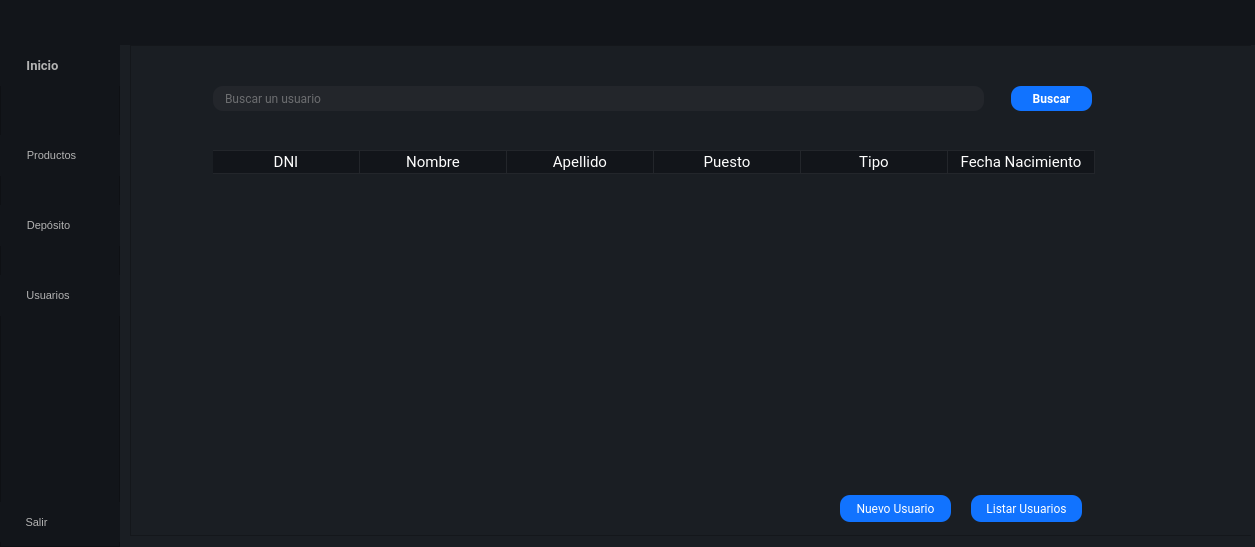
<?xml version="1.0" encoding="UTF-8"?>
<ui version="4.0">
 <class>MainWindow</class>
 <widget class="QMainWindow" name="MainWindow">
  <property name="geometry">
   <rect>
    <x>0</x>
    <y>0</y>
    <width>1255</width>
    <height>547</height>
   </rect>
  </property>
  <property name="windowTitle">
   <string>MainWindow</string>
  </property>
  <property name="styleSheet">
   <string notr="true">background-color: #1a1e23;
</string>
  </property>
  <widget class="QWidget" name="centralwidget">
   <property name="minimumSize">
    <size>
     <width>0</width>
     <height>0</height>
    </size>
   </property>
   <widget class="QFrame" name="Top_Bar">
    <property name="geometry">
     <rect>
      <x>0</x>
      <y>0</y>
      <width>1256</width>
      <height>45</height>
     </rect>
    </property>
    <property name="minimumSize">
     <size>
      <width>0</width>
      <height>45</height>
     </size>
    </property>
    <property name="maximumSize">
     <size>
      <width>16777215</width>
      <height>45</height>
     </size>
    </property>
    <property name="styleSheet">
     <string notr="true">background-color: #12151a;
</string>
    </property>
    <property name="frameShape">
     <enum>QFrame::NoFrame</enum>
    </property>
    <property name="frameShadow">
     <enum>QFrame::Raised</enum>
    </property>
    <layout class="QHBoxLayout" name="horizontalLayout">
     <property name="spacing">
      <number>0</number>
     </property>
     <property name="leftMargin">
      <number>0</number>
     </property>
     <property name="topMargin">
      <number>0</number>
     </property>
     <property name="rightMargin">
      <number>0</number>
     </property>
     <property name="bottomMargin">
      <number>0</number>
     </property>
     <item>
      <widget class="QLabel" name="label">
       <property name="minimumSize">
        <size>
         <width>0</width>
         <height>45</height>
        </size>
       </property>
       <property name="maximumSize">
        <size>
         <width>200</width>
         <height>51</height>
        </size>
       </property>
       <property name="text">
        <string/>
       </property>
       <property name="pixmap">
        <pixmap resource="img/img_oficiales.qrc">:/cct/logo-18.png</pixmap>
       </property>
       <property name="scaledContents">
        <bool>true</bool>
       </property>
       <property name="alignment">
        <set>Qt::AlignCenter</set>
       </property>
      </widget>
     </item>
    </layout>
   </widget>
   <widget class="QFrame" name="Content">
    <property name="geometry">
     <rect>
      <x>0</x>
      <y>45</y>
      <width>1254</width>
      <height>543</height>
     </rect>
    </property>
    <property name="frameShape">
     <enum>QFrame::NoFrame</enum>
    </property>
    <property name="frameShadow">
     <enum>QFrame::Raised</enum>
    </property>
    <widget class="QFrame" name="frame_left_menu">
     <property name="geometry">
      <rect>
       <x>0</x>
       <y>0</y>
       <width>130</width>
       <height>502</height>
      </rect>
     </property>
     <property name="minimumSize">
      <size>
       <width>120</width>
       <height>0</height>
      </size>
     </property>
     <property name="maximumSize">
      <size>
       <width>50</width>
       <height>16777215</height>
      </size>
     </property>
     <property name="styleSheet">
      <string notr="true">background-color: #12151a;</string>
     </property>
     <property name="frameShape">
      <enum>QFrame::StyledPanel</enum>
     </property>
     <property name="frameShadow">
      <enum>QFrame::Raised</enum>
     </property>
     <widget class="QPushButton" name="btn_usuarios_4">
      <property name="enabled">
       <bool>true</bool>
      </property>
      <property name="geometry">
       <rect>
        <x>-53</x>
        <y>0</y>
        <width>191</width>
        <height>41</height>
       </rect>
      </property>
      <property name="minimumSize">
       <size>
        <width>0</width>
        <height>40</height>
       </size>
      </property>
      <property name="font">
       <font>
        <family>Roboto</family>
        <pointsize>10</pointsize>
        <weight>75</weight>
        <bold>true</bold>
       </font>
      </property>
      <property name="cursor">
       <cursorShape>PointingHandCursor</cursorShape>
      </property>
      <property name="styleSheet">
       <string notr="true">QPushButton {
color: #b3b3b3;
background-color: #12151a;
border: none;
border-radius:10px;
padding:0 5px;
font-size: 10pt;
font-weight: bold;
font-family: Roboto
}

QPushButton:hover {
background-color: #23262b;
}

</string>
      </property>
      <property name="text">
       <string>Inicio</string>
      </property>
      <property name="icon">
       <iconset resource="img/img_oficiales.qrc">
        <normaloff>:/cct/Menú.png</normaloff>:/cct/Menú.png</iconset>
      </property>
      <property name="iconSize">
       <size>
        <width>60</width>
        <height>60</height>
       </size>
      </property>
     </widget>
     <widget class="QPushButton" name="btn_usuarios_6">
      <property name="enabled">
       <bool>true</bool>
      </property>
      <property name="geometry">
       <rect>
        <x>-34</x>
        <y>90</y>
        <width>171</width>
        <height>41</height>
       </rect>
      </property>
      <property name="minimumSize">
       <size>
        <width>0</width>
        <height>40</height>
       </size>
      </property>
      <property name="font">
       <font>
        <pointsize>-1</pointsize>
       </font>
      </property>
      <property name="cursor">
       <cursorShape>PointingHandCursor</cursorShape>
      </property>
      <property name="styleSheet">
       <string notr="true">QPushButton {
color: #b3b3b3;
background-color: #12151a;
border: none;
border-radius:10px;
padding:0 5px;
font-size: 11px;
}

QPushButton:hover {
background-color: #23262b;
}

</string>
      </property>
      <property name="text">
       <string>Productos</string>
      </property>
      <property name="icon">
       <iconset resource="img/img_oficiales.qrc">
        <normaloff>:/cct/Productos.png</normaloff>:/cct/Productos.png</iconset>
      </property>
      <property name="iconSize">
       <size>
        <width>60</width>
        <height>60</height>
       </size>
      </property>
     </widget>
     <widget class="QPushButton" name="btn_usuarios_7">
      <property name="enabled">
       <bool>true</bool>
      </property>
      <property name="geometry">
       <rect>
        <x>-37</x>
        <y>160</y>
        <width>171</width>
        <height>41</height>
       </rect>
      </property>
      <property name="minimumSize">
       <size>
        <width>0</width>
        <height>40</height>
       </size>
      </property>
      <property name="font">
       <font>
        <pointsize>-1</pointsize>
       </font>
      </property>
      <property name="cursor">
       <cursorShape>PointingHandCursor</cursorShape>
      </property>
      <property name="styleSheet">
       <string notr="true">QPushButton {
color: #b3b3b3;
background-color: #12151a;
border: none;
border-radius:10px;
padding:0 5px;
font-size: 11px;
}

QPushButton:hover {
background-color: #23262b;
}

</string>
      </property>
      <property name="text">
       <string>Depósito</string>
      </property>
      <property name="icon">
       <iconset resource="img/img_oficiales.qrc">
        <normaloff>:/cct/Deposito.png</normaloff>:/cct/Deposito.png</iconset>
      </property>
      <property name="iconSize">
       <size>
        <width>60</width>
        <height>60</height>
       </size>
      </property>
     </widget>
     <widget class="QPushButton" name="btn_usuarios_8">
      <property name="enabled">
       <bool>true</bool>
      </property>
      <property name="geometry">
       <rect>
        <x>-79</x>
        <y>457</y>
        <width>231</width>
        <height>40</height>
       </rect>
      </property>
      <property name="minimumSize">
       <size>
        <width>0</width>
        <height>40</height>
       </size>
      </property>
      <property name="font">
       <font>
        <pointsize>-1</pointsize>
       </font>
      </property>
      <property name="cursor">
       <cursorShape>PointingHandCursor</cursorShape>
      </property>
      <property name="styleSheet">
       <string notr="true">QPushButton {
color: #b3b3b3;
background-color: #12151a;
border: none;
border-radius:10px;
padding:0 5px;
font-size: 11px;
}

QPushButton:hover {
background-color: #23262b;
}

</string>
      </property>
      <property name="text">
       <string>Salir</string>
      </property>
      <property name="icon">
       <iconset resource="img/img_oficiales.qrc">
        <normaloff>:/cct/Exit.png</normaloff>:/cct/Exit.png</iconset>
      </property>
      <property name="iconSize">
       <size>
        <width>60</width>
        <height>60</height>
       </size>
      </property>
     </widget>
     <widget class="QPushButton" name="btn_usuarios_9">
      <property name="enabled">
       <bool>true</bool>
      </property>
      <property name="geometry">
       <rect>
        <x>-39</x>
        <y>230</y>
        <width>174</width>
        <height>41</height>
       </rect>
      </property>
      <property name="minimumSize">
       <size>
        <width>0</width>
        <height>40</height>
       </size>
      </property>
      <property name="font">
       <font>
        <pointsize>-1</pointsize>
       </font>
      </property>
      <property name="cursor">
       <cursorShape>PointingHandCursor</cursorShape>
      </property>
      <property name="styleSheet">
       <string notr="true">QPushButton {
color: #b3b3b3;
background-color: #12151a;
border: none;
border-radius:10px;
padding:0 5px;
font-size: 11px;
}

QPushButton:hover {
background-color: #23262b;
}

</string>
      </property>
      <property name="text">
       <string>Usuarios</string>
      </property>
      <property name="icon">
       <iconset resource="img/img_oficiales.qrc">
        <normaloff>:/cct/Usuarios.png</normaloff>:/cct/Usuarios.png</iconset>
      </property>
      <property name="iconSize">
       <size>
        <width>60</width>
        <height>60</height>
       </size>
      </property>
     </widget>
    </widget>
    <widget class="QStackedWidget" name="stackedWidget">
     <property name="geometry">
      <rect>
       <x>130</x>
       <y>0</y>
       <width>1121</width>
       <height>491</height>
      </rect>
     </property>
     <property name="styleSheet">
      <string notr="true">background-color: #1a1e23;
</string>
     </property>
     <property name="currentIndex">
      <number>1</number>
     </property>
     <widget class="QWidget" name="page_productos">
      <property name="styleSheet">
       <string notr="true">background-color: #1a1e23;
</string>
      </property>
      <widget class="QFrame" name="frame">
       <property name="geometry">
        <rect>
         <x>0</x>
         <y>0</y>
         <width>1201</width>
         <height>491</height>
        </rect>
       </property>
       <property name="frameShape">
        <enum>QFrame::StyledPanel</enum>
       </property>
       <property name="frameShadow">
        <enum>QFrame::Raised</enum>
       </property>
       <widget class="QGroupBox" name="groupBox">
        <property name="geometry">
         <rect>
          <x>40</x>
          <y>20</y>
          <width>990</width>
          <height>61</height>
         </rect>
        </property>
        <property name="minimumSize">
         <size>
          <width>990</width>
          <height>50</height>
         </size>
        </property>
        <property name="maximumSize">
         <size>
          <width>0</width>
          <height>70</height>
         </size>
        </property>
        <property name="styleSheet">
         <string notr="true">border:none</string>
        </property>
        <property name="title">
         <string/>
        </property>
        <widget class="QLineEdit" name="buscar_input">
         <property name="geometry">
          <rect>
           <x>43</x>
           <y>21</y>
           <width>771</width>
           <height>25</height>
          </rect>
         </property>
         <property name="styleSheet">
          <string notr="true">QLineEdit{
background-color: #23262b;
border-radius: 10px;
padding:0 10px;
color: #b3b3b3;
font-family:Roboto;

}


QLineEdit:focus{
border: 1px solid rgb(75, 75, 75);
}</string>
         </property>
         <property name="text">
          <string/>
         </property>
         <property name="placeholderText">
          <string>Buscar un producto</string>
         </property>
        </widget>
        <widget class="QPushButton" name="buscar_btn">
         <property name="geometry">
          <rect>
           <x>841</x>
           <y>21</y>
           <width>81</width>
           <height>25</height>
          </rect>
         </property>
         <property name="font">
          <font>
           <family>Roboto</family>
           <weight>75</weight>
           <bold>true</bold>
          </font>
         </property>
         <property name="cursor">
          <cursorShape>PointingHandCursor</cursorShape>
         </property>
         <property name="styleSheet">
          <string notr="true">QPushButton{
background-color: #1173ff;
color: #fff;
border-radius:10px;
font-weight:bold;
font-family:Roboto;

}
QPushButton:hover{
background-color: #45a9f0;
}</string>
         </property>
         <property name="text">
          <string>Buscar</string>
         </property>
        </widget>
       </widget>
       <widget class="QTableWidget" name="tableWidget">
        <property name="geometry">
         <rect>
          <x>83</x>
          <y>90</y>
          <width>900</width>
          <height>328</height>
         </rect>
        </property>
        <property name="sizePolicy">
         <sizepolicy hsizetype="Fixed" vsizetype="Fixed">
          <horstretch>0</horstretch>
          <verstretch>0</verstretch>
         </sizepolicy>
        </property>
        <property name="minimumSize">
         <size>
          <width>900</width>
          <height>328</height>
         </size>
        </property>
        <property name="maximumSize">
         <size>
          <width>16777215</width>
          <height>500</height>
         </size>
        </property>
        <property name="cursor" stdset="0">
         <cursorShape>PointingHandCursor</cursorShape>
        </property>
        <property name="styleSheet">
         <string notr="true">QTableWidget{
color:#fff;
font-size: 12pt;
border-style: none;
margin-top:15px;
font-family:Roboto
}

QHeaderView::section {
    background-color: #12151a;
	color:#fff;
    font-size: 11pt;
    border-style: none;
    border-bottom: 1px solid #23262b;
    border-right: 1px solid #23262b;
	font-family:Roboto;
}

QHeaderView::section:horizontal
{
    border-top: 1px solid #23262b;
}

QHeaderView::section:vertical
{

    border-left: 1px solid #23262b;
}</string>
        </property>
        <property name="editTriggers">
         <set>QAbstractItemView::AnyKeyPressed|QAbstractItemView::DoubleClicked|QAbstractItemView::EditKeyPressed</set>
        </property>
        <property name="dragEnabled">
         <bool>true</bool>
        </property>
        <property name="showGrid">
         <bool>true</bool>
        </property>
        <attribute name="horizontalHeaderDefaultSectionSize">
         <number>176</number>
        </attribute>
        <attribute name="horizontalHeaderHighlightSections">
         <bool>false</bool>
        </attribute>
        <attribute name="verticalHeaderVisible">
         <bool>false</bool>
        </attribute>
        <attribute name="verticalHeaderDefaultSectionSize">
         <number>30</number>
        </attribute>
        <attribute name="verticalHeaderMinimumSectionSize">
         <number>23</number>
        </attribute>
        <column>
         <property name="text">
          <string>Código</string>
         </property>
        </column>
        <column>
         <property name="text">
          <string>Nombre</string>
         </property>
        </column>
        <column>
         <property name="text">
          <string>Marca</string>
         </property>
        </column>
        <column>
         <property name="text">
          <string>Cantidad</string>
         </property>
        </column>
        <column>
         <property name="text">
          <string>Fecha de Vencimiento</string>
         </property>
        </column>
       </widget>
       <widget class="QPushButton" name="pushButton_usuarios_4">
        <property name="geometry">
         <rect>
          <x>710</x>
          <y>450</y>
          <width>111</width>
          <height>27</height>
         </rect>
        </property>
        <property name="font">
         <font>
          <family>Roboto</family>
          <weight>50</weight>
          <italic>false</italic>
          <bold>false</bold>
         </font>
        </property>
        <property name="cursor">
         <cursorShape>PointingHandCursor</cursorShape>
        </property>
        <property name="styleSheet">
         <string notr="true">QPushButton{
background-color: #1173ff;
color: #fff;
border-radius:10px;
}
QPushButton:hover{
background-color: #45a9f0;
}</string>
        </property>
        <property name="text">
         <string>Nuevo Usuario</string>
        </property>
       </widget>
       <widget class="QPushButton" name="pushButton_usuarios_5">
        <property name="geometry">
         <rect>
          <x>841</x>
          <y>450</y>
          <width>111</width>
          <height>27</height>
         </rect>
        </property>
        <property name="font">
         <font>
          <family>Roboto</family>
          <weight>50</weight>
          <italic>false</italic>
          <bold>false</bold>
         </font>
        </property>
        <property name="cursor">
         <cursorShape>PointingHandCursor</cursorShape>
        </property>
        <property name="styleSheet">
         <string notr="true">QPushButton{
background-color: #1173ff;
color: #fff;
border-radius:10px;
}
QPushButton:hover{
background-color: #45a9f0;
}</string>
        </property>
        <property name="text">
         <string>Listar Usuarios</string>
        </property>
       </widget>
      </widget>
     </widget>
     <widget class="QWidget" name="page_2">
      <property name="styleSheet">
       <string notr="true">background-color: #1a1e23;
</string>
      </property>
      <widget class="QFrame" name="frame_2">
       <property name="geometry">
        <rect>
         <x>0</x>
         <y>0</y>
         <width>1201</width>
         <height>491</height>
        </rect>
       </property>
       <property name="frameShape">
        <enum>QFrame::StyledPanel</enum>
       </property>
       <property name="frameShadow">
        <enum>QFrame::Raised</enum>
       </property>
       <widget class="QGroupBox" name="groupBox_2">
        <property name="geometry">
         <rect>
          <x>40</x>
          <y>20</y>
          <width>990</width>
          <height>61</height>
         </rect>
        </property>
        <property name="minimumSize">
         <size>
          <width>990</width>
          <height>50</height>
         </size>
        </property>
        <property name="maximumSize">
         <size>
          <width>0</width>
          <height>70</height>
         </size>
        </property>
        <property name="styleSheet">
         <string notr="true">border:none</string>
        </property>
        <property name="title">
         <string/>
        </property>
        <widget class="QLineEdit" name="buscar_input_2">
         <property name="geometry">
          <rect>
           <x>43</x>
           <y>21</y>
           <width>771</width>
           <height>25</height>
          </rect>
         </property>
         <property name="styleSheet">
          <string notr="true">QLineEdit{
background-color: #23262b;
border-radius: 10px;
padding:0 10px;
color: #b3b3b3;
font-family:Roboto;

}


QLineEdit:focus{
border: 1px solid rgb(75, 75, 75);
}</string>
         </property>
         <property name="text">
          <string/>
         </property>
         <property name="placeholderText">
          <string>Buscar un usuario</string>
         </property>
        </widget>
        <widget class="QPushButton" name="buscar_btn_2">
         <property name="geometry">
          <rect>
           <x>841</x>
           <y>21</y>
           <width>81</width>
           <height>25</height>
          </rect>
         </property>
         <property name="font">
          <font>
           <family>Roboto</family>
           <weight>75</weight>
           <bold>true</bold>
          </font>
         </property>
         <property name="cursor">
          <cursorShape>PointingHandCursor</cursorShape>
         </property>
         <property name="styleSheet">
          <string notr="true">QPushButton{
background-color: #1173ff;
color: #fff;
border-radius:10px;
font-weight:bold;
font-family:Roboto;

}
QPushButton:hover{
background-color: #45a9f0;
}</string>
         </property>
         <property name="text">
          <string>Buscar</string>
         </property>
        </widget>
       </widget>
       <widget class="QTableWidget" name="tableWidget_2">
        <property name="geometry">
         <rect>
          <x>83</x>
          <y>90</y>
          <width>900</width>
          <height>328</height>
         </rect>
        </property>
        <property name="minimumSize">
         <size>
          <width>900</width>
          <height>328</height>
         </size>
        </property>
        <property name="maximumSize">
         <size>
          <width>16777215</width>
          <height>500</height>
         </size>
        </property>
        <property name="cursor" stdset="0">
         <cursorShape>PointingHandCursor</cursorShape>
        </property>
        <property name="styleSheet">
         <string notr="true">QTableWidget{
color:#fff;
font-size: 12pt;
border-style: none;
margin-top:15px;
font-family:Roboto
}

QHeaderView::section {
    background-color: #12151a;
	color:#fff;
    font-size: 11pt;
    border-style: none;
    border-bottom: 1px solid #23262b;
    border-right: 1px solid #23262b;
	font-family:Roboto;
}

QHeaderView::section:horizontal
{
    border-top: 1px solid #23262b;
}

QHeaderView::section:vertical
{

    border-left: 1px solid #23262b;
}</string>
        </property>
        <property name="editTriggers">
         <set>QAbstractItemView::AnyKeyPressed|QAbstractItemView::DoubleClicked|QAbstractItemView::EditKeyPressed</set>
        </property>
        <property name="dragEnabled">
         <bool>true</bool>
        </property>
        <property name="showGrid">
         <bool>true</bool>
        </property>
        <attribute name="horizontalHeaderDefaultSectionSize">
         <number>147</number>
        </attribute>
        <attribute name="horizontalHeaderHighlightSections">
         <bool>false</bool>
        </attribute>
        <attribute name="horizontalHeaderMinimumSectionSize">
         <number>48</number>
        </attribute>
        <attribute name="verticalHeaderVisible">
         <bool>false</bool>
        </attribute>
        <attribute name="verticalHeaderDefaultSectionSize">
         <number>30</number>
        </attribute>
        <attribute name="verticalHeaderMinimumSectionSize">
         <number>23</number>
        </attribute>
        <column>
         <property name="text">
          <string>DNI</string>
         </property>
        </column>
        <column>
         <property name="text">
          <string>Nombre</string>
         </property>
        </column>
        <column>
         <property name="text">
          <string>Apellido</string>
         </property>
        </column>
        <column>
         <property name="text">
          <string>Puesto</string>
         </property>
        </column>
        <column>
         <property name="text">
          <string>Tipo</string>
         </property>
        </column>
        <column>
         <property name="text">
          <string>Fecha Nacimiento</string>
         </property>
        </column>
       </widget>
       <widget class="QPushButton" name="pushButton_usuarios_3">
        <property name="geometry">
         <rect>
          <x>841</x>
          <y>450</y>
          <width>111</width>
          <height>27</height>
         </rect>
        </property>
        <property name="font">
         <font>
          <family>Roboto</family>
          <weight>50</weight>
          <italic>false</italic>
          <bold>false</bold>
         </font>
        </property>
        <property name="cursor">
         <cursorShape>PointingHandCursor</cursorShape>
        </property>
        <property name="styleSheet">
         <string notr="true">QPushButton{
background-color: #1173ff;
color: #fff;
border-radius:10px;
}
QPushButton:hover{
background-color: #45a9f0;
}</string>
        </property>
        <property name="text">
         <string>Listar Usuarios</string>
        </property>
       </widget>
       <widget class="QPushButton" name="pushButton_usuarios_2">
        <property name="geometry">
         <rect>
          <x>710</x>
          <y>450</y>
          <width>111</width>
          <height>27</height>
         </rect>
        </property>
        <property name="font">
         <font>
          <family>Roboto</family>
          <weight>50</weight>
          <italic>false</italic>
          <bold>false</bold>
         </font>
        </property>
        <property name="cursor">
         <cursorShape>PointingHandCursor</cursorShape>
        </property>
        <property name="styleSheet">
         <string notr="true">QPushButton{
background-color: #1173ff;
color: #fff;
border-radius:10px;
}
QPushButton:hover{
background-color: #45a9f0;
}</string>
        </property>
        <property name="text">
         <string>Nuevo Usuario</string>
        </property>
       </widget>
      </widget>
     </widget>
     <widget class="QWidget" name="page">
      <widget class="QFrame" name="frame_3">
       <property name="geometry">
        <rect>
         <x>0</x>
         <y>0</y>
         <width>1121</width>
         <height>491</height>
        </rect>
       </property>
       <property name="frameShape">
        <enum>QFrame::StyledPanel</enum>
       </property>
       <property name="frameShadow">
        <enum>QFrame::Raised</enum>
       </property>
       <widget class="QStackedWidget" name="stackedWidget_2">
        <property name="geometry">
         <rect>
          <x>20</x>
          <y>0</y>
          <width>1131</width>
          <height>501</height>
         </rect>
        </property>
        <widget class="QWidget" name="page_3">
         <widget class="QTreeView" name="treeView">
          <property name="geometry">
           <rect>
            <x>350</x>
            <y>100</y>
            <width>256</width>
            <height>192</height>
           </rect>
          </property>
         </widget>
        </widget>
        <widget class="QWidget" name="page_4"/>
       </widget>
      </widget>
     </widget>
    </widget>
   </widget>
  </widget>
 </widget>
 <resources>
  <include location="img/img_oficiales.qrc"/>
 </resources>
 <connections/>
</ui>
